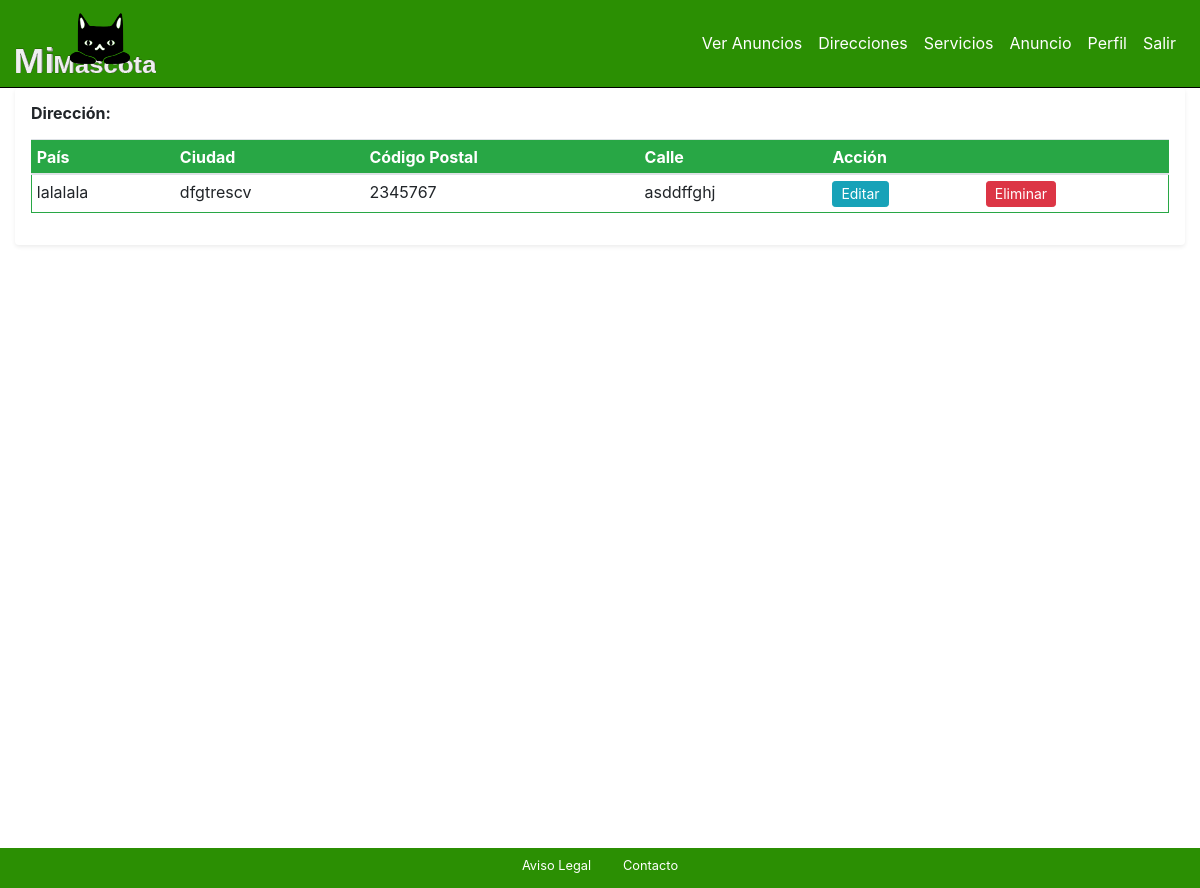
Screenshot of /direcciones (signed in) with the database file from the repository.
### tables this page shows
CREATE TABLE `direcciones` (
  `id` bigint(20) UNSIGNED NOT NULL,
  `id_usuarios` bigint(20) UNSIGNED NOT NULL,
  `pais` varchar(32) NOT NULL,
  `ciudad` varchar(32) NOT NULL,
  `codigo_postal` varchar(16) NOT NULL,
  `calle` varchar(128) NOT NULL
);

### src/Controlador.php (called while the page is built, shortened)
<?php
abstract class Controlador
{
    public function renderizar($vista, $datos = [])
    {
        require_once(__DIR__ . "/Vistas/Plantilla.php");
    }
}

### src/Controladores/Direcciones.php (called while the page is built, shortened)
<?php
require_once(dirname(__DIR__) . "/Modelos/Direccion.php");
require_once(dirname(__DIR__) . "/Controlador.php");
class Direcciones extends Controlador
{
    public function getListar()
    {
        $direccion = new Direccion();
        $direccion = $direccion->listarDirecciones(Sesion::obtenerUsuario()->obtenerId());
        $usuario = new Usuario();
        $usuario = $usuario->listarUsuarios();
        $this->renderizar("Listar.php", ["direccion" => $direccion, "usuario" => $usuario]);
    }
}

### src/Modelo.php (called while the page is built, shortened)
<?php
class Modelo
{
    private $basededatos;
    private $contrasena;
    private $host;
    private $puerto;
    private $usuario;
    private function conectarse()
    {
        $this->conexion = new mysqli($this->host, $this->usuario, $this->contrasena, $this->basededatos, $this->puerto);
    }
    public function __construct()
    {
        $credenciales = require(dirname(__DIR__) . "/config/basededatos.php");
        $this->basededatos = $credenciales["basededatos"];
        $this->contrasena = $credenciales["contrasena"];
        $this->host = $credenciales["host"];
        $this->puerto = $credenciales["puerto"];
        $this->usuario = $credenciales["usuario"];
    }
}

### src/Modelos/Direccion.php (called while the page is built, shortened)
<?php
require_once(dirname(__DIR__) . "/Modelo.php");
class Direccion extends Modelo
{
    private $calle;
    private $ciudad;
    private $codigoPostal;
    private $id;
    private $pais;
    private function definirId($id)
    {
        $this->id = (int)$id;
    }
    public function definirCalle($calle)
    {
        $calleValida = filter_var($calle, FILTER_SANITIZE_FULL_SPECIAL_CHARS);
        if (empty($calleValida)) {
            Sesion::definirError("El campo está vacío o la calle existe.", "calle");
        } else {
            $this->calle = $calleValida;
        }
    }
    public function definirCiudad($ciudad)
    {
        $ciudadValida = filter_var($ciudad, FILTER_SANITIZE_FULL_SPECIAL_CHARS);
        if (empty($ciudadValida)) {
            Sesion::definirError("El campo está vacío o el nombre existe.", "ciudad");
        } else {
            $this->ciudad = $ciudadValida;
        }
    }
    public function definirCodigoPostal($codigoPostal)
    {
        $codigoPostalValido = filter_var($codigoPostal, FILTER_SANITIZE_FULL_SPECIAL_CHARS);
        if (empty($codigoPostalValido)) {
            Sesion::definirError("El campo está vacío o el nombre existe.", "codigoPostal");
        } else {
            $this->codigoPostal = $codigoPostalValido;
        }
    }
    public function definirPais($pais)
    {
        $paisValido = filter_var($pais, FILTER_SANITIZE_FULL_SPECIAL_CHARS);
        if (empty($paisValido)) {
            Sesion::definirError("El campo está vacío o el nombre existe.", "pais");
        } else {
            $this->pais = $paisValido;
        }
    }
    public function listarDirecciones($idUsuario)
    {
        $consulta = $this->conexion->prepare("SELECT * FROM `direcciones` WHERE `id_usuarios` = ? ORDER BY `id`");
        $consulta->bind_param("i", $idUsuario);
        $consulta->execute();
        $resultado = $consulta->get_result();
        while ($fila = $resultado->fetch_assoc()) {
            $direccion = new Direccion();
            $direccion->definirId($fila["id"]);
            $direccion->definirUsuario($fila["id_usuarios"]);
            $direccion->definirPais($fila["pais"]);
            $direccion->definirCiudad($fila["ciudad"]);
            $direccion->definirCodigoPostal($fila["codigo_postal"]);
            $direccion->definirCalle($fila["calle"]);
            return $direccion;
        }
    }
    public function obtenerCalle()
    {
        if (is_null($this->calle)) {
            throw new Exception("La calle no esta definida");
        } else {
            return $this->calle;
        }
    }
    public function obtenerCiudad()
    {
        if (is_null($this->ciudad)) {
            throw new Exception("La ciudad no esta definida");
        } else {
            return $this->ciudad;
        }
    }
    public function obtenerCodigoPostal()
    {
        if (is_null($this->codigoPostal)) {
            throw new Exception("El codigo postal no esta definido");
        } else {
            return $this->codigoPostal;
        }
    }
    public function obtenerId()
    {
        if (is_null($this->id)) {
            throw new Exception("El identificador de la dirección no está definido.");
        } else {
            return $this->id;
        }
    }
    public function obtenerPais()
    {
        if (is_null($this->pais)) {
            throw new Exception("El país no esta definido");
        } else {
            return $this->pais;
        }
    }
}

### src/Sesion.php (called while the page is built, shortened)
<?php
class Sesion
{
    public static function obtenerUsuario()
    {
        $usuario = new Usuario();
        return $usuario->listarPorId($_SESSION["idUsuario"]);
    }
}

### src/Vistas/Direcciones/Listar.php (the view)
<section class="container">
  <div class="row">
    <div class="col-sm-12 col-md-12  col-lg-12  shadow-sm p-3 mb-5 rounded">
      <h6 class="mb-3">Dirección:</h6>
      <?php if (isset($datos["direccion"])): ?>
      <table class="table table-sm table-hover border border-success">
        <thead>
          <tr class="bg-success text-white">
            <th>País</th>
            <th>Ciudad</th>
            <th>Código Postal</th>
            <th>Calle</th>
            <th colspan="2">Acción</th>
          </tr>
        </thead>
        <tbody>
          <tr>
            <td><?php echo $datos["direccion"]->obtenerPais(); ?></td>
            <td><?php echo $datos["direccion"]->obtenerCiudad(); ?></td>
            <td><?php echo $datos["direccion"]->obtenerCodigoPostal(); ?></td>
            <td><?php echo $datos["direccion"]->obtenerCalle(); ?></td>
            <td>
              <a href="/direcciones/editar/<?php echo($datos["direccion"]->obtenerId(
                )); ?>" class="btn btn-sm btn-info">Editar
              </a>
            </td>
            <td>
              <a href="/direcciones/eliminar/<?php echo($datos["direccion"]->obtenerId(
                )); ?>" class="btn btn-sm btn-danger">Eliminar
              </a>
            </td>
          </tr>
        </tbody>
      </table>
      <?php else: ?>
      <p>No hay direcciones definidas.</p>
      <a href="/direcciones/crear" class="btn btn-sm btn-outline-success">Crear dirección</a>
      <?php endif; ?>
    </div>
  </div>
</section>

### public/css/style.css (style rules this page uses)
h1, h2, h3, h4, h5, h6 { font-weight: bold; }
body { height: 100%; margin: 0; padding: 0; background: #000 url("/overlay.png") repeat; }
@media (min-width: 576px) { .container { max-width: 540px; } }
@media (min-width: 768px) { .container { max-width: 720px; } }
@media (min-width: 992px) { .container { max-width: 960px; } }
@media (min-width: 1200px) { .container { max-width: 1200px; } }
.btn-sm { line-height: 1rem; }

### rows the page displays
direcciones: pais "lalalala", ciudad "dfgtrescv", codigo_postal "2345767", calle "asddffghj"
